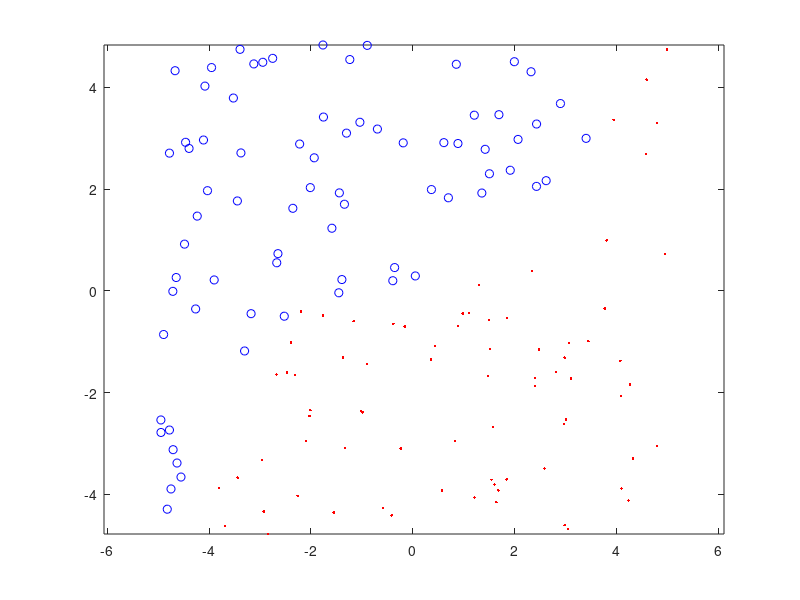

The MATLAB source for this figure: (Note: this script raises an error after producing the figure.)
% Example 2.5.1
% "Introduction to Pattern Recognition: A MATLAB Approach"
% S. Theodoridis, A. Pikrakis, K. Koutroumbas, D. Cavouras

close('all');
clear

format compact
global figt4

l=2;   % Dimensionality
N=150; % Number of vectors

% Generate the training set X1
rand('seed',0)
X1=10*rand(l,N)-5;
for i=1:N
    t=0.05*(X1(1,i)^3+X1(1,i)^2+X1(1,i)+1);
    if(t>X1(2,i))
        y1(i)=1;
    else
        y1(i)=-1;
    end
end

% Generate the test set X2
rand('seed',100)
X2=10*rand(l,N)-5;
for i=1:N
    t=0.05*(X2(1,i)^3+X2(1,i)^2+X2(1,i)+1);
    if(t>X2(2,i))
        y2(i)=1;
    else
        y2(i)=-1;
    end
end

% Plot the training set X1
figure(1), plot(X1(1,y1==1),X1(2,y1==1),'r.',X1(1,y1==-1),X1(2,y1==-1),'bo')
figure(1), axis equal

%%%%%%%%%%%%%%%%%%%%% Linear SVM %%%%%%%%%%%%%%%%%%%%% 
fprintf('\n\n');
figt4=2;

kernel='linear'
kpar1=0; 
kpar2=0; 
C=2;
tol=0.001;
steps=100000;
eps=10^(-10);
method=1;
[alpha, b, w, evals, stp, glob] = SMO2(X1', y1', kernel, kpar1, kpar2, C, tol, steps, eps, method);

mag=0.1;
xaxis=1;
yaxis=2;
input = zeros(1,size(X1',2));
bias=-b; 
aspect=0;
svcplot_book(X1',y1',kernel,kpar1,kpar2,alpha,bias,aspect,mag,xaxis,yaxis,input);

figure(figt4), axis equal

X_sup=X1(:,alpha'~=0);
alpha_sup=alpha(alpha~=0)';
y_sup=y1(alpha~=0);

% Classification of the training set
for i=1:N
    t=sum((alpha_sup.*y_sup).*CalcKernel(X_sup',X1(:,i)',kernel,kpar1,kpar2)')-b;
    if(t>0)
        out_train(i)=1;
    else
        out_train(i)=-1;
    end
end

% Classification of the test set
for i=1:N
    t=sum((alpha_sup.*y_sup).*CalcKernel(X_sup',X2(:,i)',kernel,kpar1,kpar2)')-b;
    if(t>0)
        out_test(i)=1;
    else
        out_test(i)=-1;
    end
end

% Margin
marg=2/sum(w.^2)

% Computing the training error
Pe_train=sum(out_train.*y1<0)/length(y1)

% Computing the test error
Pe_test=sum(out_test.*y2<0)/length(y2)

%Counting the number of support vectors
sup_vec=sum(alpha>0)


% %%%%%%%%%%%%%%%%%%% RBF kernel%%%%%%%%%%%%%%%%%%%%%%%%%%%%%%%%%%%%%%%
figt4=3;
fprintf('\n\n');

kernel='rbf'
kpar1=0.1; 
kpar2=0; 
C=2;
tol=0.001;
steps=100000;
eps=10^(-10);
method=1;
[alpha, b, w, evals, stp, glob] = SMO2(X1', y1', kernel, kpar1, kpar2, C, tol, steps, eps, method);

mag=0.1;
xaxis=1;
yaxis=2;
input = zeros(1,size(X1',2));
bias=-b;  
aspect=0;
svcplot_book(X1',y1',kernel,kpar1,kpar2,alpha,bias,aspect,mag,xaxis,yaxis,input);

figure(figt4), axis equal

X_sup=X1(:,alpha'~=0);
alpha_sup=alpha(alpha~=0)';
y_sup=y1(alpha~=0);

% Classification of the training set
for i=1:N
    t=sum((alpha_sup.*y_sup).*CalcKernel(X_sup',X1(:,i)',kernel,kpar1,kpar2)')-b;
    if(t>0)
        out_train(i)=1;
    else
        out_train(i)=-1;
    end
end

% Classification of the test set
for i=1:N
    t=sum((alpha_sup.*y_sup).*CalcKernel(X_sup',X2(:,i)',kernel,kpar1,kpar2)')-b;
    if(t>0)
        out_test(i)=1;
    else
        out_test(i)=-1;
    end
end

% Computing the training error
Pe_train=sum(out_train.*y1<0)/length(y1)

% Computing the test error
Pe_test=sum(out_test.*y2<0)/length(y2)

%Counting the number of support vectors
sup_vec=sum(alpha>0)

% %%%%%%%%%%%%%%% POLYNOMIAL KERNEL %%%%%%%%%%%%%%%%%%%%%%%
figt4=4;
fprintf('\n\n');

kernel='poly'
kpar1=0; 
kpar2=5; 
C=2;
tol=0.001;
steps=100000;
eps=10^(-10);
method=1;
[alpha, b, w, evals, stp, glob] = SMO2(X1', y1', kernel, kpar1, kpar2, C, tol, steps, eps, method);

mag=0.1;
xaxis=1;
yaxis=2;
input = zeros(1,size(X1',2));
bias=-b;  
aspect=0;
svcplot_book(X1',y1',kernel,kpar1,kpar2,alpha,bias,aspect,mag,xaxis,yaxis,input);

figure(figt4), axis equal

X_sup=X1(:,alpha'~=0);
alpha_sup=alpha(alpha~=0)';
y_sup=y1(alpha~=0);

% Classification of the training set
for i=1:N
    t=sum((alpha_sup.*y_sup).*CalcKernel(X_sup',X1(:,i)',kernel,kpar1,kpar2)')-b;
    if(t>0)
        out_train(i)=1;
    else
        out_train(i)=-1;
    end
end

% Classification of the test set
for i=1:N
    t=sum((alpha_sup.*y_sup).*CalcKernel(X_sup',X2(:,i)',kernel,kpar1,kpar2)')-b;
    if(t>0)
        out_test(i)=1;
    else
        out_test(i)=-1;
    end
end

% Computing the training error
Pe_train=sum(out_train.*y1<0)/length(y1)

% Computing the test error
Pe_test=sum(out_test.*y2<0)/length(y2)

%Counting the number of support vectors
sup_vec=sum(alpha>0)

